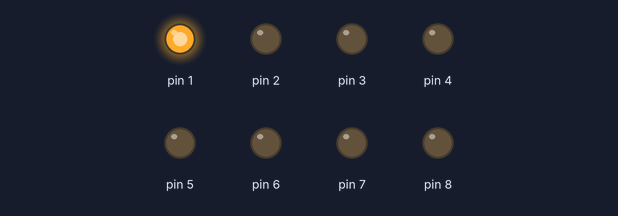
This sketch was run on a simulated Arduino Uno, built with avr-gcc and run on an emulated ATmega328P. Parts: output pins drawn as LEDs (lit = HIGH).

Above: at 0.5 s.
At 2.5 s:
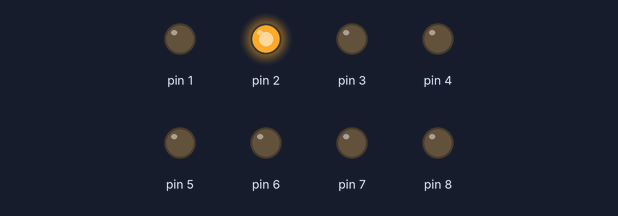
At 4.5 s:
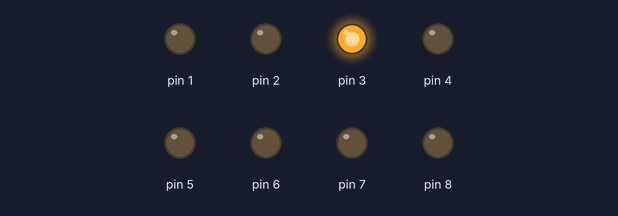
At 10.5 s:
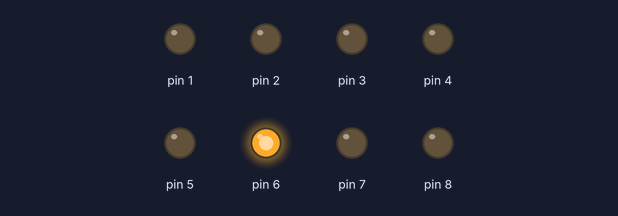
At 14.5 s:
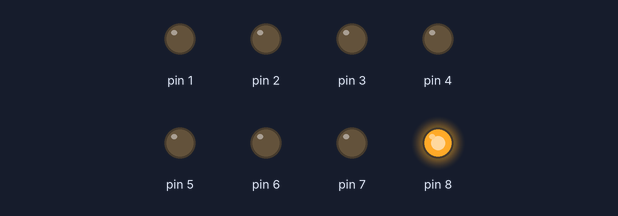
At 19.5 s:
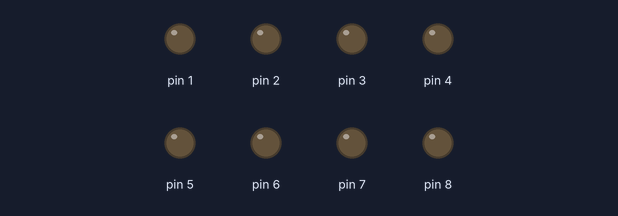
Timing chart, 0 to 20.8 s (numbered marks = the images above):
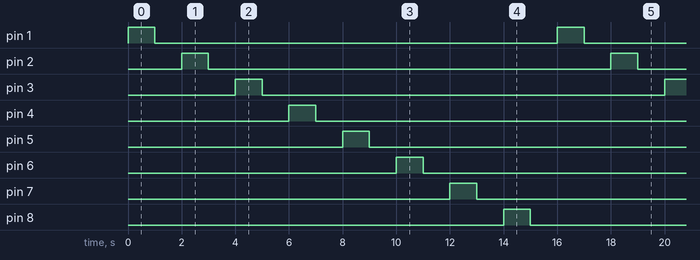

Measured:
- by itself, pin 1–8: alternates HIGH for 1.0 s and LOW for 15.0 s
- by itself, everything shown: repeats every 16.0 s, in 16 steps

The sketch:

ledproblem.ino
```cpp
void setup() {
  // initialize digital pin LED_BUILTIN as an output.
  pinMode(1, OUTPUT);
  pinMode(2, OUTPUT);
  pinMode(3, OUTPUT);
  pinMode(4, OUTPUT);
  pinMode(5, OUTPUT);
  pinMode(6, OUTPUT);
  pinMode(7, OUTPUT);
  pinMode(8, OUTPUT);
}

// the loop function runs over and over again forever
void loop() {
  digitalWrite(1, HIGH);  // turn the LED on (HIGH is the voltage level)
  delay(1000);                      // wait for a second
  digitalWrite(1, LOW);   // turn the LED off by making the voltage LOW
  delay(1000);
  digitalWrite(2, HIGH);  // turn the LED on (HIGH is the voltage level)
  delay(1000);                      // wait for a second
  digitalWrite(2, LOW);   // turn the LED off by making the voltage LOW
  delay(1000);
   digitalWrite(3, HIGH);  // turn the LED on (HIGH is the voltage level)
  delay(1000);                      // wait for a second
  digitalWrite(3, LOW);   // turn the LED off by making the voltage LOW
  delay(1000);
   digitalWrite(4, HIGH);  // turn the LED on (HIGH is the voltage level)
  delay(1000);                      // wait for a second
  digitalWrite(4, LOW);   // turn the LED off by making the voltage LOW
  delay(1000);
   digitalWrite(5, HIGH);  // turn the LED on (HIGH is the voltage level)
  delay(1000);                      // wait for a second
  digitalWrite(5, LOW);   // turn the LED off by making the voltage LOW
  delay(1000);
   digitalWrite(6, HIGH);  // turn the LED on (HIGH is the voltage level)
  delay(1000);                      // wait for a second
  digitalWrite(6, LOW);   // turn the LED off by making the voltage LOW
  delay(1000);
    digitalWrite(7, HIGH);  // turn the LED on (HIGH is the voltage level)
  delay(1000);                      // wait for a second
  digitalWrite(7, LOW);   // turn the LED off by making the voltage LOW
  delay(1000);
  digitalWrite(8, HIGH);  // turn the LED on (HIGH is the voltage level)
  delay(1000);                      // wait for a second
  digitalWrite(8, LOW);   // turn the LED off by making the voltage LOW
  delay(1000);
                        // wait for a second
}
```
